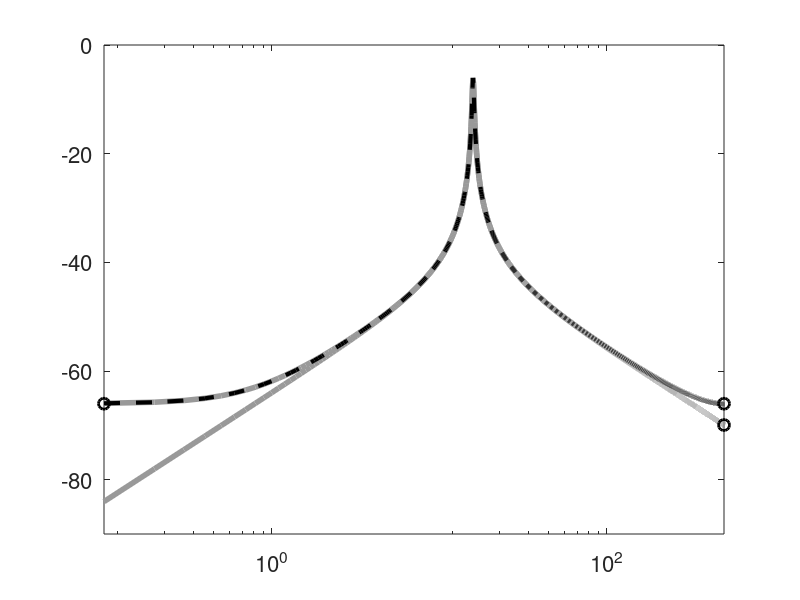
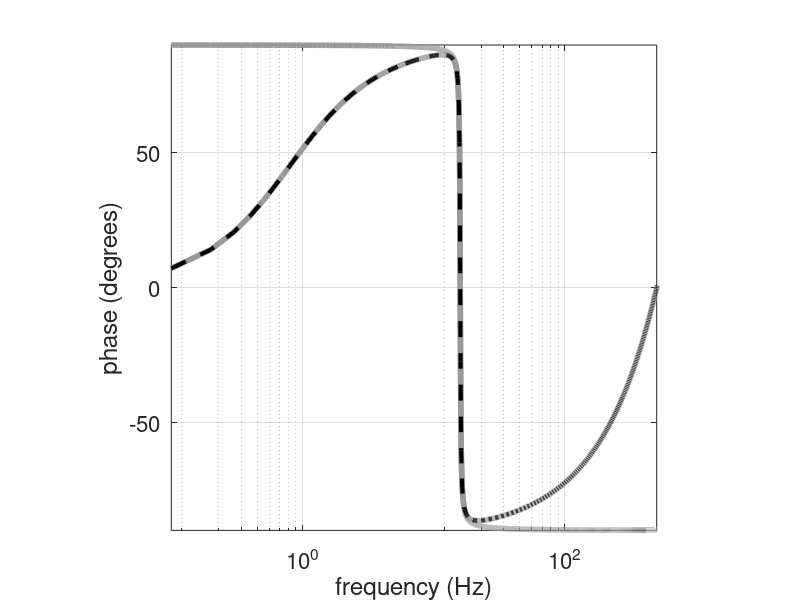

Here is the MATLAB script that generated these plots, in order:
clear all 

%% Parameters
m = 1;                              % see Matlab Example 3.1             
k = 10000;                            
z = 0.01; c = 2*z*sqrt(m*k);         
wn=sqrt(k/m); wd=sqrt(1-z^2)*wn;    

%% Time and frequency parameters
T=10;                              % see Matlab Example 3.1
fs=1000;                            
dt=1/fs; t=0:dt:T;                  
df=1/T; f=0:df:fs;                  
N=length(t);                              

%% Theoretical velocity IRF
hv1= 1/(m*wd)*exp(-z*wn*t);
hv2= (wd*cos(wd*t)-z*wn*sin(wd*t));
hv= hv1.*hv2;                       % IRF

%% Calculation of DFT
Hv=dt*fft(hv);                      % calculation of mobility FRF

%% Theoretical mobility FRF
dff=df; fr=0:dff:fs;                % see Matlab example 3.1
w=2*pi*fr;                         
HV=j*w./(k-w.^2*m+j*w*c);           % mobility FRF

%% Calculation of aliased response
for p=1:20;
 f1=(p-1)*fs:dff:p*fs;                                        % frequency vector
 w1=2*pi*f1;
 HP(p,:)=j*w1./(k-w1.^2*m+j*w1*c);                            % aliased FRF for +ve frequencies
 EP(p,:)=j./(w1*m).*(1-exp(j*w1*dt/2).*sinc(w1/(2*pi)*dt));   % aliased additional component for +ve frequencies
 f2=-p*fs:dff:-(p-1)*fs;                                      % frequency vector
 w2=2*pi*f2;
 HM(p,:)=j*w2./(k-w2.^2*m+j*w2*c);                            % aliased FRF for -ve frequencies
 EM(p,:)=j./(w2*m).*(1-exp(j*w2*dt/2).*sinc(w2/(2*pi)*dt));   % aliased additional component for -ve frequencies
end
MP=sum(HP+EP); MS=(sum(HM+EM));                               % sum of all aliases
HT1=MP+MS;                                                    % total aliased FRF
HT=HT1(1:(N+1)/2);
HA=[HT fliplr(conj(HT))];                                     % double sided spectrum
HA1=HA(1:length(f));

H0=1/(2*fs*m);                                                % value of aliased FRF at f=0
H1_2=H0;                                                      % value of aliased FRF at f=fs/2
%% Plot the results
figure (1)                                                    % modulus
semilogx(fr,20*log10(abs(HV)),'linewidth',4,'Color',[.6 .6 .6])
hold on
semilogx(f,20*log10(abs(Hv)),'Color',[.6 .6 .6],'linewidth',4)
hold on
semilogx(fr,20*log10(abs(HA1)),'--k','linewidth',3)
hold on
plot(fs/2,20*log10(abs(1/(pi*fs*m))),'ok','linewidth',2,'Markersize',8)
plot(fs/2,20*log10(H1_2),'ok','linewidth',2,'Markersize',8)
plot(0.1,20*log10(H0),'ok','linewidth',2,'Markersize',8)
axis([0.1,fs/2,-90,0])
xticks([1e0 1e2])
set(gca,'fontsize',16)
%%
figure (2)                                                    % phase
xlabel('frequency (Hz)');
ylabel('|mobility| (dB ref 1 m/Ns)');
grid;axis square
semilogx(fr,180/pi*(angle(HV)),'linewidth',4,'Color',[.6 .6 .6])
hold on
semilogx(fr,180/pi*(angle(HT1)),'linewidth',4,'Color',[.6 .6 .6])
hold on
semilogx(f,180/pi*unwrap(angle(Hv)),'--k','linewidth',3)
axis square
axis([0.1,fs/2,-90,90])
xticks([1e0 1e2])
set(gca,'fontsize',16)
xlabel('frequency (Hz)');
ylabel('phase (degrees)');
grid;axis square